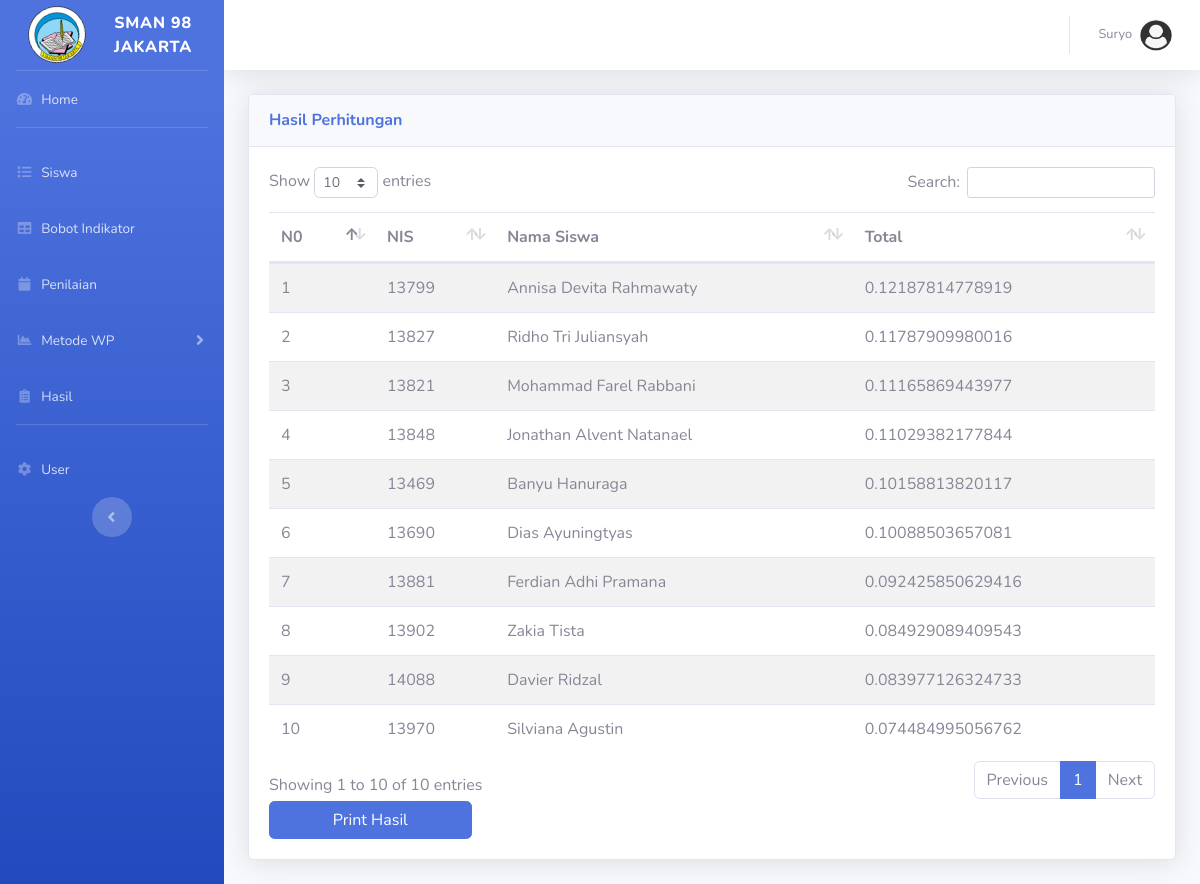
The page /hasil-perhitungan.php (signed in) on the database its author committed.
### tables this page shows
CREATE TABLE `user` (
  `id` int(11) NOT NULL,
  `username` varchar(35) NOT NULL,
  `email` varchar(35) NOT NULL,
  `password` varchar(35) NOT NULL,
  `level` varchar(20) NOT NULL
);

CREATE TABLE `hasil` (
  `id` int(11) NOT NULL,
  `nis` int(11) NOT NULL,
  `nama` varchar(50) NOT NULL,
  `total` double NOT NULL
);

### hasil-perhitungan.php (the view, shortened to what this page needs)
<?php include "conect.php";
?>
<!DOCTYPE html>
<html lang="en">
<head>
    <link href="vendor/fontawesome-free/css/all.min.css" rel="stylesheet" type="text/css">
    <link href="css/sb-admin-2.min.css" rel="stylesheet">
    <link href="vendor/datatables/dataTables.bootstrap4.min.css" rel="stylesheet">
</head>
<body id="page-top">
    <div id="wrapper">
        <ul class="navbar-nav bg-gradient-primary sidebar sidebar-dark accordion" id="accordionSidebar">
            <a class="sidebar-brand d-flex align-items-center justify-content-center" href="index.php">
                <div class="sidebar-brand-icon rotate-n-15">
                    <img class="img-profile rounded-circle" src="img/LOGO SMAN 98 JAKARTA.png" style="width: 70%">
                </div>
                <div class="sidebar-brand-text mx-3">SMAN 98 Jakarta</div>
            </a>
            <hr class="sidebar-divider my-0">
            <li class="nav-item">
                <a class="nav-link" href="index.php">
                    <i class="fas fa-fw fa-tachometer-alt"></i>
                    <span>Home</span></a>
            </li>
            <hr class="sidebar-divider">
            <li class="nav-item">
                <a class="nav-link collapsed" href="data-siswa.php">
                    <i class="fas fa-fw fa-list"></i>
                    <span>Siswa</span>
                </a>
            </li>
            <li class="nav-item">
                <a class="nav-link collapsed" href="data-bobot.php" >
                    <i class="fas fa-fw fa-table"></i>
                    <span>Bobot Indikator</span>
                </a>
            </li>
            <li class="nav-item">
                <a class="nav-link collapsed" href="data-penilaian.php">
                    <i class="fas fa-fw fa-calendar"></i>
                    <span>Penilaian</span>
                </a>
            </li>
            <li class="nav-item">
                <a class="nav-link collapsed" href="#" data-toggle="collapse" data-target="#collapseUtilities"
                    aria-expanded="true" aria-controls="collapseUtilities">
                    <i class="fas fa-fw fa-chart-area"></i>
                    <span>Metode WP</span>
                </a>
            </li>
            <li class="nav-item">
                <a class="nav-link collapsed" href="hasil-perhitungan.php">
                    <i class="fas fa-fw fa-clipboard-list"></i>
                    <span>Hasil</span>
                </a>
            </li>
            <?php
                $queri ="SELECT * From user";
                $hasil = mysqli_query($koneksi, $queri);
                while($data = mysqli_fetch_array($hasil)){
                    if($_SESSION['username'] == $data[1]){
                        if($data[4] == "admin"){
                            echo '
                            <hr class="sidebar-divider">
                            <li class="nav-item">
                                <a class="nav-link collapsed" href="data-user.php">
                                    <i class="fas fa-fw fa-cog"></i>
                                    <span>User</span>
                                </a>
                            </li>
                            ';
                        }else if($data[4] == "kesiswaan"){
                            echo "";
                        }
                    }
                }
            ?>
            <div class="text-center d-none d-md-inline">
                <button class="rounded-circle border-0" id="sidebarToggle"></button>
            </div>
        </ul>
        <div id="content-wrapper" class="d-flex flex-column">
            <div id="content">
                <nav class="navbar navbar-expand navbar-light bg-white topbar mb-4 static-top shadow">
                    <ul class="navbar-nav ml-auto">
                        <li class="nav-item dropdown no-arrow">
                            <a class="nav-link dropdown-toggle" href="#" id="userDropdown" role="button"
                                data-toggle="dropdown" aria-haspopup="true" aria-expanded="false">
                                <span class="mr-2 d-none d-lg-inline text-gray-600 small"><?php echo $_SESSION['username'] ?></span>
                                <img class="img-profile rounded-circle"
                                    src="img/user-icon.png">
                            </a>
                        </li>
                    </ul>
                </nav>
                <div class="container-fluid">
                    <div class="card shadow mb-4">
                        <div class="card-header py-3">
                            <h6 class="m-0 font-weight-bold text-primary">Hasil Perhitungan</h6>
                        </div>
                        <div class="card-body">
                            <div class="table-responsive">
                                <table class="table table-striped" id="dataTable" width="100%" cellspacing="0">
                                <thead>
                                        <tr>
                                        <th>N0</th>
                                        <th>NIS</th>
                                        <th>Nama Siswa</th>
                                        <th>Total</th>
                                        </tr>
                                    </thead>
                                    <tbody name="setVektorV">
                                    <?php
                                        $queri="SELECT * FROM hasil order by total desc";
                                        $hasil=mysqli_query ($koneksi,$queri);
                                        $no=0;
                                        while ($data = mysqli_fetch_array ($hasil)){
                                        $no++;
                                        echo "
                                        <tr>
                                        <td>".$no."</td>
                                        <td>".$data[1]."</td>
                                        <td>".$data[2]."</td>
                                        <td>".$data[3]."</td>
                                        </tr>";
                                        }
                                    ?>
                                    </tbody>
                                </table>
                            </div>
                            <div>
                            <div class="row">
                                <div class="col-3" style="padding-right: 0.8rem">
                                    <a href="print.php" target="_blank"><input type="button" value="Print Hasil" class="btn btn-primary btn-block"></a>
                                </div>
                            </div>
                        </div>
                    </div>
                </div>
            </div>
        </div>
    </div>
    </div>
</body>
</html>

### rows shown on the page
user: level "admin" (drawn), username "User"
hasil: nis "13799", nama "Annisa Devita Rahmawaty", total "0.12187814778919"
hasil: nis "13827", nama "Ridho Tri Juliansyah", total "0.11787909980016"
hasil: nis "13821", nama "Mohammad Farel Rabbani", total "0.11165869443977"
hasil: nis "13848", nama "Jonathan Alvent Natanael", total "0.11029382177844"
hasil: nis "13469", nama "Banyu Hanuraga", total "0.10158813820117"
hasil: nis "13690", nama "Dias Ayuningtyas", total "0.10088503657081"
hasil: nis "13881", nama "Ferdian Adhi Pramana", total "0.092425850629416"
hasil: nis "13902", nama "Zakia Tista", total "0.084929089409543"
hasil: nis "14088", nama "Davier Ridzal", total "0.083977126324733"
hasil: nis "13970", nama "Silviana Agustin", total "0.074484995056762"

### other values the page prints
$_SESSION['username'] "Suryo"
